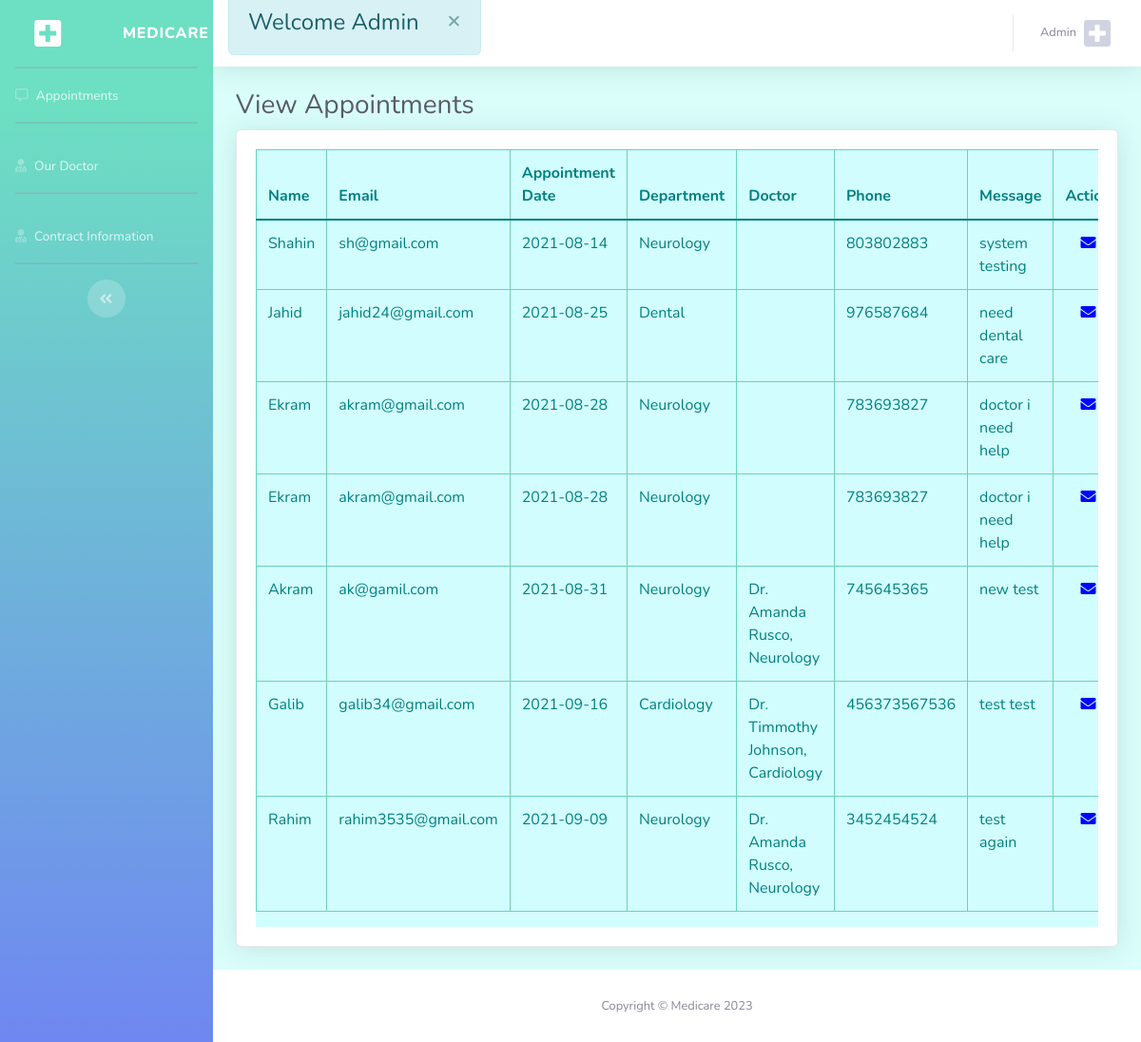
Screenshot of /admin.php (signed in) with the database file from the repository.
### tables this page shows
CREATE TABLE `tblappointment` (
  `id` int(100) NOT NULL,
  `name` varchar(255) NOT NULL,
  `email` varchar(255) NOT NULL,
  `appDate` date NOT NULL,
  `department` varchar(255) DEFAULT NULL,
  `cdoctor` varchar(255) NOT NULL,
  `phone` varchar(255) NOT NULL,
  `appMessage` varchar(255) NOT NULL
);

### admin.php (the view, shortened to what this page needs)
<?php
include "lib/dbconnect.php";
$select_sql = "SELECT * FROM tblappointment";
$allData = $connectdb -> query($select_sql);
?>
<!DOCTYPE html>
<html lang="en">
<head>
    <link href="vendor/fontawesome-free/css/all.min.css" rel="stylesheet" type="text/css">
    <link rel="stylesheet" href="css/custom.css">
    <link href="https://cdn.jsdelivr.net/npm/bootstrap@5.0.2/dist/css/bootstrap.min.css" rel="stylesheet"
>
    <link rel="stylesheet" href="https://use.fontawesome.com/releases/v5.15.3/css/all.css"
>
    <link href="css/sb-admin-2.css" rel="stylesheet">
    <link href="vendor/datatables/dataTables.bootstrap4.css" rel="stylesheet">
</head>
<body id="page-top">
    <div id="wrapper">
        <ul class="navbar-nav bg-gradient-primary sidebar sidebar-dark accordion cbg" id="accordionSidebar">
            <a class="sidebar-brand d-flex align-items-center justify-content-center" href="admin.php">
                <div class="sidebar-brand-icon">
                <i class="p-5 fas fa-plus-square"></i>
                </div>
                <div class="sidebar-brand-text mx-3">Medicare</div>
            </a>
            <hr class="sidebar-divider my-0">
            <li class="nav-item">
                <a class="nav-link" href="admin.php">
                    <i class="far fa-comment-alt"></i>
                    <span>Appointments</span></a>
            </li>
            <hr class="sidebar-divider">
            <li class="nav-item">
                <a class="nav-link" href="doctor.php">
                <i class="fas fa-user-md"></i>
                    <span>Our Doctor</span></a>
            </li>
            <hr class="sidebar-divider">
            <li class="nav-item">
                <a class="nav-link" href="message.php">
                <i class="fas fa-user-md"></i>
                    <span>Contract Information</span></a>
            </li>
            <hr class="sidebar-divider">
            <div class="text-center d-none d-md-inline">
                <button class="rounded-circle border-0" id="sidebarToggle"></button>
            </div>
        </ul>
        <div id="content-wrapper" class="d-flex flex-column">
            <div id="content">
                <nav class="navbar navbar-expand navbar-light bg-white topbar mb-4 static-top shadow">
                    <div class="alert alert-info alert-dismissible fade show mt-0" role="alert">
                        <h4>Welcome <?php echo isset($_SESSION['username'])?$_SESSION['username']:""; ?></h4>
                        <button type="button" class="close" data-dismiss="alert" aria-label="Close">
                            <span aria-hidden='true'>&times;</span>
                        </button>
                    </div>
                    <ul class="navbar-nav ml-auto">
                        <li class="nav-item dropdown no-arrow">
                            <a class="nav-link dropdown-toggle" href="#" id="userDropdown" role="button"
                                data-toggle="dropdown" aria-haspopup="true" aria-expanded="false">
                                <span
                                    class="mr-2 d-none d-lg-inline text-gray-600 small"><?php echo isset($_SESSION['username'])?$_SESSION['username']:""; ?></span>
                                <i class="img-profile cprofile fas fa-plus-square"></i>
                            </a>
                        </li>
                    </ul>
                </nav>
                <div class="container-fluid">
                    <h1 class="h3 mb-2 text-gray-800">View Appointments</h1>
                    <div class="card shadow mb-4">
                        <div class="card-body">
                            <div class="table-responsive ">
                                <table class="table table-bordered bg-pink" id="dataTable" width="100%" cellspacing="0">
                                    <thead>
                                        <tr>
                                            <th>Name</th>
                                            <th>Email</th>
                                            <th>Appointment Date</th>
                                            <th>Department</th>
                                            <th>Doctor</th>
                                            <th>Phone</th>
                                            <th>Message</th>
                                            <th>Action</th>
                                        </tr>
                                    </thead>
                                    <tbody>
                                        <?php if($allData -> num_rows>0){ ?>
                                        <?php while($fetchData=$allData -> fetch_assoc()) {?>
                                        <tr>
                                            <td><?php echo $fetchData['name'];?></td>
                                            <td><?php echo $fetchData['email'];?></td>
                                            <td><?php echo $fetchData['appDate'];?></td>
                                            <td><?php echo $fetchData['department'];?></td>
                                            <td><?php echo $fetchData['cdoctor'];?></td>
                                            <td><?php echo $fetchData['phone'];?></td>
                                            <td><?php echo $fetchData['appMessage'];?></td>
                                            <td style="text-align:center;">
                                                <a href="mailto:<?php echo $fetchData['email'] ?>" title="mail">
                                                    <i class="fas fa-envelope" style="color:blue;"></i></a>
                                            </td>
                                        </tr>
                                        <?php }?>
                                        <?php }?>
                                    </tbody>
                                </table>
                            </div>
                        </div>
                    </div>
                </div>
            </div>
            <footer class="sticky-footer bg-white">
                <div class="container my-auto">
                    <div class="copyright text-center my-auto">
                        <span>Copyright &copy; Medicare 2023</span>
                    </div>
                </div>
            </footer>
        </div>
    </div>
</body>
</html>

### css/custom.css (style rules this page uses)
.cbg { background-image: linear-gradient(180deg, #6ddfc2 10%, #6f87f1 100%) !important; background-size: cover !important; }
.cprofile { font-size: 32px; }

### rows the page displays
tblappointment: name "Shahin", email "sh@gmail.com", appDate "2021-08-14", department "Neurology", phone "803802883", appMessage "system testing"
tblappointment: name "Jahid", email "jahid24@gmail.com", appDate "2021-08-25", department "Dental", phone "976587684", appMessage "need dental care"
tblappointment: name "Ekram", email "akram@gmail.com", appDate "2021-08-28", department "Neurology", phone "783693827", appMessage "doctor i need help"
tblappointment: name "Ekram", email "akram@gmail.com", appDate "2021-08-28", department "Neurology", phone "783693827", appMessage "doctor i need help"
tblappointment: name "Akram", email "ak@gamil.com", appDate "2021-08-31", department "Neurology", cdoctor "Dr. Amanda Rusco, Neurology", phone "745645365", appMessage "new test"
tblappointment: name "Galib", email "galib34@gmail.com", appDate "2021-09-16", department "Cardiology", cdoctor "Dr. Timmothy Johnson, Cardiology", phone "456373567536", appMessage "test test"
tblappointment: name "Rahim", email "rahim3535@gmail.com", appDate "2021-09-09", department "Neurology", cdoctor "Dr. Amanda Rusco, Neurology", phone "3452454524", appMessage "test again"

### other values shown
$_SESSION['username'] "Admin"
